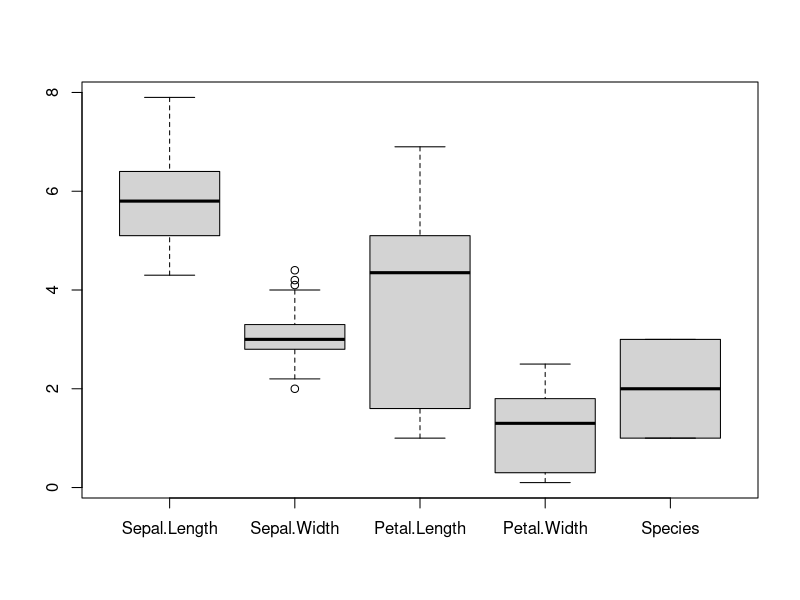
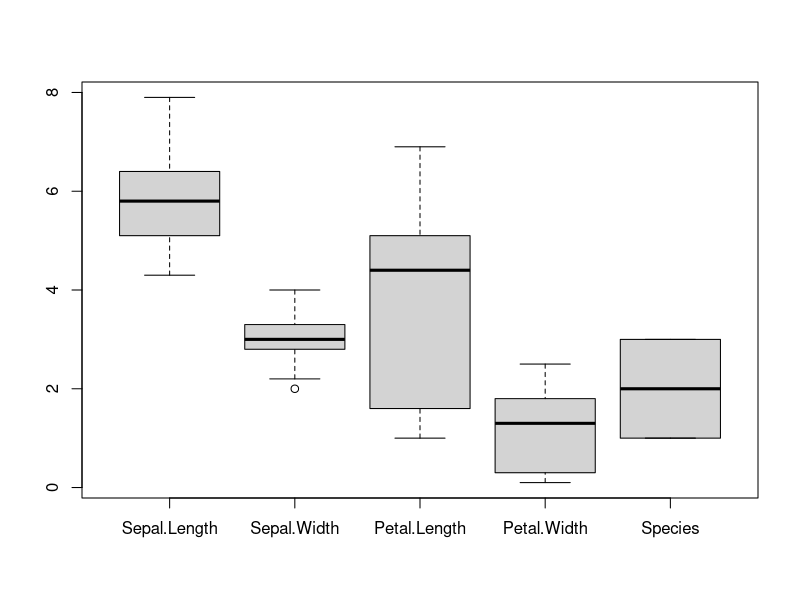
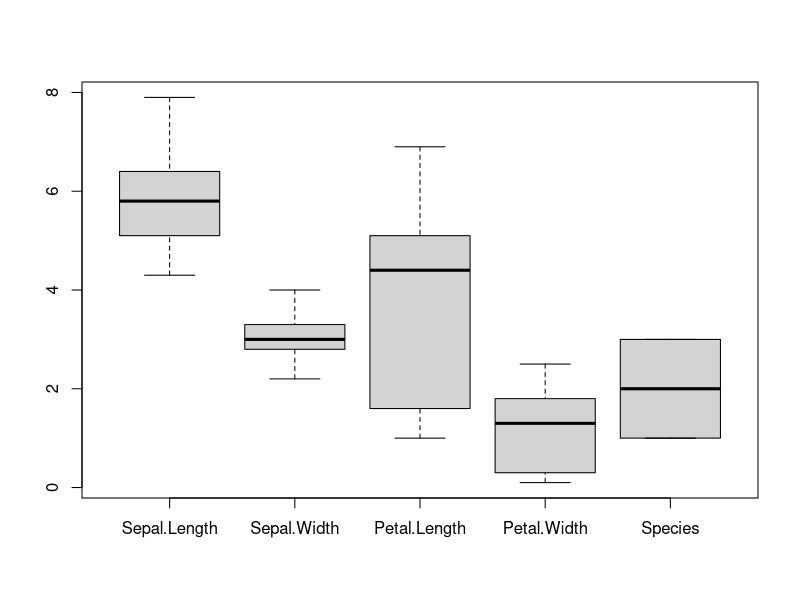

R code for these plots, in order:
#Upper Limit = Q3 + 1.5 * IQR


boxplot(iris)
summary(iris)

#q3 = 3.300
q3<-3.300
IQR(iris$Sepal.Width)

ub <- q3 + 1.5*IQR(iris$Sepal.Width)

#filter row with values
d<- iris[iris$Sepal.Width < ub,]

boxplot(d)


#Lower Limit = Q1 - 1.5 * IQR
summary(d)
#q1 = 2.800
q1<-2.8
lb <- q1 - 1.5*IQR(iris$Sepal.Width)

#filter row with values
d2<- d[d$Sepal.Width > lb,]

boxplot(d2)
